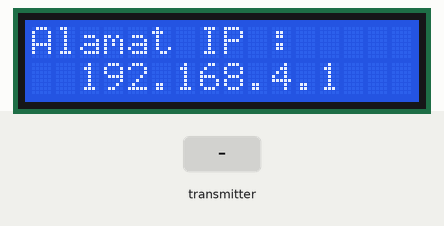
The sketch below on a simulated ESP8266 (NodeMCU). Parts: 16×2 character LCD. The test bench sets the inputs (shaded band). Storage starts empty; no radio packets arrive unless stated; what the sketch prints to the serial monitor is not drawn.

Above: at 0.2 s.
At 2.3 s:
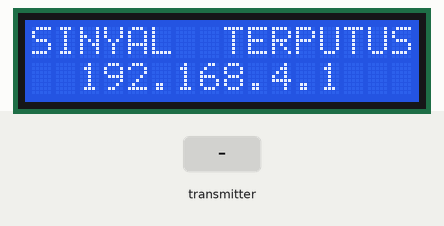
2.4 s: the transmitter starts sending sensor.0 = 0
At 4.9 s:
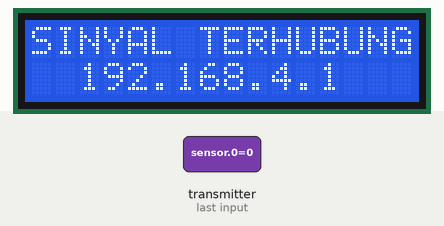
5.8 s: the transmitter starts sending sensor.1 = 100
Timing chart, 0 to 8.8 s (numbered marks = the images above; inputs shaded):
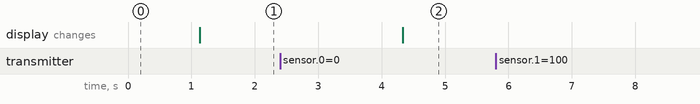

The sketch:

Code_NodeMCU_RX_nRF24l01.ino
```cpp
#include "LittleFS.h"

#include <ESP8266WiFi.h>
#include <Hash.h>
//#include <FirebaseESP8266.h>
#include <SoftwareSerial.h>
#include <SPI.h>
#include <RF24.h>
#include <nRF24l01.h>
#include <ESPAsyncTCP.h>
#include <ESPAsyncWebServer.h>
#include <Arduino_JSON.h>
#include <LiquidCrystal_I2C.h>

IPAddress local_IP  (192, 168, 4, 22);
IPAddress gateway  (192, 168, 4, 9);
IPAddress subnet    (255, 255, 255, 0);

/*
IPAddress local_IP  (192, 168, 1, 184);
IPAddress gateaway  (192, 168, 1, 1);
IPAddress subnet    (255, 255, 0, 0);
*/

//SCK D5
//MISO D6
//MOSI D7
#define CE_nRF D4
#define CSN_nRF D8

#define RX_BT D3
#define TX_BT D0

#define FIREBASE_HOST "https://biodegester-default-rtdb.firebaseio.com/"
#define FIREBASE_AUTH "16o2iUiCAQj2DLpfm4YtaNg0vjXKcyL1kqPFLENf"
#define WIFI_SSID "UGTECHNOPARK"
#define WIFI_PASSWORD "ugtp2021"
#define HOTSPOT_SSID "Biodigester"
#define HOTSPOT_PASSWORD "Digesterbio"

const byte address [6] = "00001";
float sensor [6];

float press1, finalphValue, press2;
int liquidLevel, temperature, lperMinute;
String kondisiTangki;

AsyncWebServer server (80);
AsyncEventSource events ("/events");

//FirebaseData firebaseData;
JSONVar readings;
RF24 radioRx (CE_nRF, CSN_nRF);
SoftwareSerial BT (RX_BT, TX_BT); //RX-D3, TX-D0
LiquidCrystal_I2C lcd = LiquidCrystal_I2C (0x25, 16, 2);

unsigned long lastTime = 0;
unsigned long timerDelay = 5000;

void initFS()
{
    if (!LittleFS.begin())
    {
        Serial.println ("Gagal Saat Mounting LittleFS");
    }

    Serial.println ("Mounting LittleFS Sukses");
}

void initWiFi()
{
    if (!WiFi.config (local_IP, gateway, subnet))
    {
        Serial.println ("Gagal Saat Konfigurasi STA WiFi");
    }

    WiFi.begin (WIFI_SSID, WIFI_PASSWORD);

    while (WiFi.status() != WL_CONNECTED)
    {
        Serial.print (".");
        delay (1000);
    }

    Serial.println ("\n");
    Serial.print ("Tersambung pada...");
    Serial.println (WIFI_SSID);
    Serial.print ("Alamat IP : ");
    Serial.println (WiFi.localIP());

    lcd.setCursor (0, 0);
    lcd.print ("Alamat IP :");
    lcd.setCursor (0, 1);
    lcd.print (" " + local_IP);

}

/*
void initAP()
{
    if (!WiFi.softAPConfig (local_IP, gateway, subnet))
    {
        Serial.println ("Gagal Saat Konfigurasi STA Hotspot");
    }

    WiFi.softAP (HOTSPOT_SSID, HOTSPOT_PASSWORD);

    Serial.print ("\n");
    Serial.print ("Alamat IP Access Point    : ");
    Serial.println (WiFi.softAPIP());
    Serial.print ("Alamat IP Lokal           : ");
    Serial.println (WiFi.localIP());
}
*/

String getSensorReadings()
{
    readings ["temperature"]    = String (temperature);
    readings ["pressure"]       = String (press1);
    readings ["ph"]             = String (finalphValue);
    readings ["level"]          = String (liquidLevel);
    readings ["pressure2"]      = String (press2);
    readings ["flow"]           = String (lperMinute);
    String jsonString = JSON.stringify (readings);
    return jsonString;
}

void setup()
{
    Serial.begin(9600);
    BT.begin(9600);

    lcd.init();
    lcd.backlight();

    //initAP();
    initFS();

    radioRx.begin ();
    radioRx.openReadingPipe (0, address);
    radioRx.setPALevel (RF24_PA_MAX);
    radioRx.startListening ();

    //Firebase.begin(FIREBASE_HOST, FIREBASE_AUTH);
    //Firebase.reconnectWiFi(true);


    server.on ("/", HTTP_GET, [] (AsyncWebServerRequest *request)
    {
        request -> send (LittleFS, "/index.html", "text/html");
    });

    server.serveStatic ("/", LittleFS, "/");

    server.on ("/readings", HTTP_GET, [] (AsyncWebServerRequest *request)
    {
        String json = getSensorReadings();
        request -> send (200, "application/json", json);
        json = String();
    });

    events.onConnect ([] (AsyncEventSourceClient *client)
    {
        if (client -> lastId())
        {
            Serial.printf ("Client Terhubung Kembali, ID Terakhir Pesan : %u\n",
            client -> lastId());
        }

        client -> send ("Hello", NULL, millis(), 5000);
    });

    server.addHandler (&events);

    server.begin();

    IPAddress IP = WiFi.softAPIP();
    lcd.setCursor (0, 0);
    lcd.print ("Alamat IP :");
    lcd.setCursor (0, 1);
    lcd.print ("  ");
    lcd.print (IP);


    delay(1000);
}

void loop()
{
    if (radioRx.available())
    {
        radioRx.read (sensor, sizeof (sensor));
        Serial.println ("============= DATA FROM NANO =============");
        Serial.print ("Temperatur Tangki 1      = ");
        Serial.println (sensor[0]);         //Temperatur
        Serial.print ("Tekanan Tangki 1         = ");
        Serial.println (sensor[1]);         //Tekanan 1
        Serial.print ("pH Limbah Tangki 1       = ");
        Serial.println (sensor[2]);         //PH
        Serial.print ("Level Limbah Tangki 1    = ");
        Serial.println (sensor[3]);         //Level
        Serial.print ("Tekanan Tangki 2         = ");
        Serial.println (sensor[4]);         //Tekanan 2
        Serial.print ("Laju Gas Tangki 1        = ");
        Serial.println (sensor[5]);         //Laju Gas
        lcd.setCursor (0, 0);
        lcd.print ("SINYAL TERHUBUNG");
        Serial.println ("Connected");
        delay (1000);
    }
    else
    {
        lcd.setCursor (0, 0);
        lcd.print ("SINYAL  TERPUTUS");
        Serial.println ("Disconnected");
        delay (1000);
    }

    temperature     = int (sensor [0]);
    press1          = sensor [1];
    finalphValue    = sensor [2];
    liquidLevel     = int (sensor [3]);
    press2          = sensor [4];
    lperMinute      = int (sensor [5]);

    if (liquidLevel == 1)
    {
        kondisiTangki = "Penuh";
    }
    else
    {
        kondisiTangki = "Kosong";
    }


    if ((millis() - lastTime) > timerDelay)
    {
        events.send ("Ping", NULL, millis());
        events.send (getSensorReadings().c_str(), "new_readings", millis());
        lastTime = millis();
    }


    /*
    Serial.println ("=============DATA FINAL=============");
    Serial.println (temperature);       //Temperatur
    Serial.println (press1);            //Tekanan 1
    Serial.println (finalphValue);      //PH
    Serial.println (kondisiTangki);     //Tangki
    Serial.println (press2);            //Tekanan 2
    Serial.println (lperMinute);        //Laju Gas
    */


    //=============Bluetooth data=============
    BT.print (kondisiTangki);       //Tangki
    BT.print("#");
    BT.print (temperature);         //Temperatur
    BT.print("#");
    BT.print (press1);              //Tekanan 1
    BT.print("#");
    BT.print (press2);              //Tekanan 2
    BT.print("#");
    BT.print (finalphValue);        //PH
    BT.print("#");
    BT.println (lperMinute);        //Laju Gas
    delay(1000);


    /*
    if (BT.available())
    {
        char data_received;
        data_received = BT.read();
        if (data_received == '1')
        {
            Serial.println ("KONEKSI OK");
        }
    }
    */

/* NOTE:
 *  To upload value, command is ===> Firebase.setInt(firebaseData, "path", variable);
 *  Example                     ===>  Firebase.setInt(firebaseData, "/data", val);
 */
/*
    //=========================SEND FLOW=========================
    if (Firebase.setInt(firebaseData, "/Nilai/Aliran gas", lperMinute))
    {
        // On successful Write operation, function returns 1
        Serial.println("Value Uploaded Successfully");
        delay(1000);
    }
    else
    {
        Serial.println(firebaseData.errorReason());
    }

    //=========================SEND TEMPERATURE=========================
    if (Firebase.setInt(firebaseData, "/Nilai/Temperatur", temperature))
    {
        // On successful Write operation, function returns 1
        Serial.println("Value Uploaded Successfully");
        delay(1000);
    }
    else
    {
        Serial.println(firebaseData.errorReason());
    }

    //=========================SEND PH=========================
    if (Firebase.setFloat(firebaseData, "/Nilai/Ph", finalphValue))
    {
        // On successful Write operation, function returns 1
        Serial.println("Value Uploaded Successfully");
        delay(1000);
    }
    else
    {
        Serial.println(firebaseData.errorReason());
    }

    //=========================SEND PRESSURE 1=========================
    if (Firebase.setFloat(firebaseData, "/Nilai/Tekanan gas tangki", press1))
    {
        // On successful Write operation, function returns 1
        Serial.println("Value Uploaded Successfully");
        delay(1000);
    }
    else
    {
        Serial.println(firebaseData.errorReason());
    }

    //=========================SEND WASTE LEVEL=========================
    if (Firebase.setString(firebaseData, "/Nilai/Kondisi isi tangki", kondisiTangki))
    {
        // On successful Write operation, function returns 1
        Serial.println("Value Uploaded Successfully");
        delay(1000);
    }
    else
    {
        Serial.println(firebaseData.errorReason());
    }

    //=========================SEND PRESSURE 2=========================
    if (Firebase.setFloat(firebaseData, "/Nilai/Tekanan gas tabung", press2))
    {
        // On successful Write operation, function returns 1
        Serial.println("Value Uploaded Successfully");
        delay(1000);
    }
    else
    {
        Serial.println(firebaseData.errorReason());
    }
*/
    delay(1000);
}
```

Measured:
- after the input at 2.4 s, the display: changes after 1.9 s (image 2)
- after the input at 5.8 s, every drawn part: stays the same
